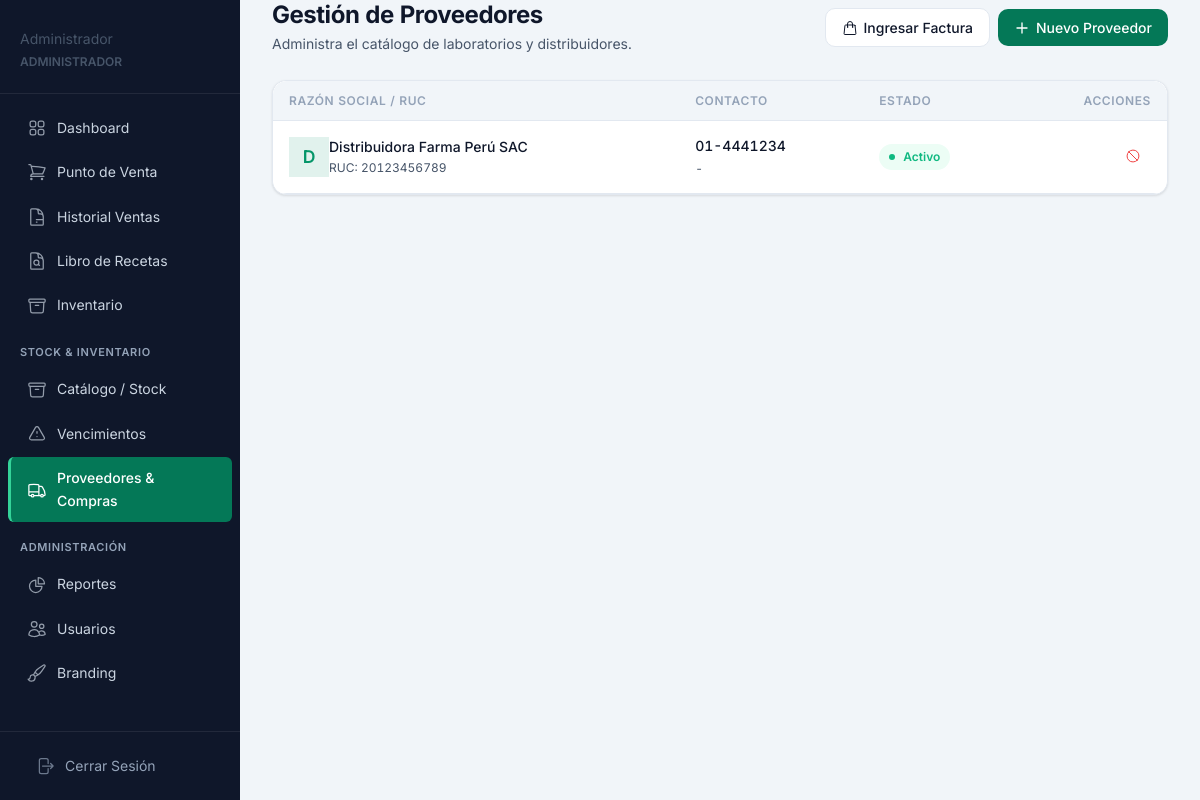
The app's page /modules/proveedores/lista.php (signed in) with its own data.
### tables this page shows
CREATE TABLE IF NOT EXISTS proveedores (
  id INT PRIMARY KEY AUTO_INCREMENT,
  nombre VARCHAR(150) NOT NULL,
  ruc VARCHAR(20),
  telefono VARCHAR(20),
  email VARCHAR(150),
  direccion TEXT,
  activo TINYINT(1) DEFAULT 1,
  creado_en DATETIME DEFAULT CURRENT_TIMESTAMP
);

### modules/proveedores/lista.php (the view, shortened to what this page needs)
<?php
$pdo = conectar();
$proveedores = $pdo->query("SELECT * FROM proveedores ORDER BY nombre ASC")->fetchAll();
include __DIR__ . '/../../views/layout/header.php';
?>
<div class="container" style="max-width: 1200px;">
    <div class="page-header">
        <div>
            <h1>Gestión de Proveedores</h1>
            <p class="page-subtitle">Administra el catálogo de laboratorios y distribuidores.</p>
        </div>
        <div class="page-header-actions">
            <a href="registro_compra.php" class="btn btn-secundario">
                Ingresar Factura
            </a>
            <a href="agregar.php" class="btn btn-primario">
                <svg xmlns="http://www.w3.org/2000/svg" fill="none" viewBox="0 0 24 24" stroke-width="2" stroke="currentColor">
                    <path stroke-linecap="round" stroke-linejoin="round" d="M12 4.5v15m7.5-7.5h-15" />
                </svg>
                Nuevo Proveedor
            </a>
        </div>
    </div>
    <div class="card">
        <div class="tabla-contenedor" style="border: none; border-radius: var(--radio-lg);">
            <table class="tabla">
                <thead>
                    <tr>
                        <th>Razón Social / RUC</th>
                        <th>Contacto</th>
                        <th>Estado</th>
                        <th style="text-align: right;">Acciones</th>
                    </tr>
                </thead>
                <tbody>
                    <?php if (empty($proveedores)): ?>
                        <tr>
                            <td colspan="4">
                                <div class="empty-state">
                                    <svg class="empty-state-icon" xmlns="http://www.w3.org/2000/svg" fill="none" viewBox="0 0 24 24" stroke-width="1.5" stroke="currentColor">
                                        <path stroke-linecap="round" stroke-linejoin="round" d="M8.25 18.75a1.5 1.5 0 01-3 0m3 0a1.5 1.5 0 00-3 0m3 0h6m-9 0H3.375a1.125 1.125 0 01-1.125-1.125V14.25m17.25 4.5a1.5 1.5 0 01-3 0m3 0a1.5 1.5 0 00-3 0m3 0h1.125c.621 0 1.129-.504 1.09-1.124a17.902 17.902 0 00-3.213-9.193 2.056 2.056 0 00-1.58-.86H14.25M16.5 18.75h-2.25m0-11.177v-.958c0-.568-.422-1.048-.987-1.106a48.554 48.554 0 00-10.026 0 1.106 1.106 0 00-.987 1.106v7.635m12-6.677v6.677m0 4.5v-4.5m0 0h-12" />
                                    </svg>
                                    <div class="empty-state-titulo">No hay proveedores</div>
                                    <div class="empty-state-msg">Registra distribuidores para poder ingresar lotes de medicamentos.</div>
                                </div>
                            </td>
                        </tr>
                    <?php else: ?>
                        <?php foreach ($proveedores as $p): ?>
                            <tr>
                                <td>
                                    <div class="flex items-center gap-3">
                                        <div style="width: 40px; height: 40px; border-radius: var(--radio-md); background-color: var(--color-primario-claro); color: var(--color-primario); display: flex; align-items: center; justify-content: center; font-weight: 600; font-size: 1.1rem; flex-shrink: 0;">
                                            <?= strtoupper(substr($p['nombre'], 0, 1)) ?>
                                        </div>
                                        <div>
                                            <div class="font-medium"><?= htmlspecialchars($p['nombre']) ?></div>
                                            <div class="text-xs text-secundario mt-1" style="font-variant-numeric: tabular-nums;">RUC: <?= htmlspecialchars($p['ruc'] ?? 'N/A') ?></div>
                                        </div>
                                    </div>
                                </td>
                                <td>
                                    <div class="text-sm font-medium" style="font-variant-numeric: tabular-nums; margin-bottom: 2px;">
                                        <?= htmlspecialchars($p['telefono'] ?? '-') ?>
                                    </div>
                                    <div class="text-xs text-secundario">
                                        <?= htmlspecialchars($p['email'] ?? '-') ?>
                                    </div>
                                </td>
                                <td>
                                    <?php if ($p['activo']): ?>
                                        <span class="badge badge-exito">
                                            <span style="display:inline-block; width:6px; height:6px; border-radius:50%; background-color:currentColor; margin-right:4px;"></span>
                                            Activo
                                        </span>
                                    <?php endif; ?>
                                </td>
                                <td style="text-align: right;">
                                    <div class="flex" style="justify-content: flex-end; gap: 8px;">
                                        <?php if ($p['activo']): ?>
                                            <form action="" method="POST" style="margin: 0;" onsubmit="return confirm('¿Desactivar proveedor?');">
                                                <button type="submit" class="btn btn-sm btn-ghost" style="color: var(--color-peligro);" title="Desactivar">
                                                    <svg xmlns="http://www.w3.org/2000/svg" fill="none" viewBox="0 0 24 24" stroke-width="1.5" stroke="currentColor">
                                                        <path stroke-linecap="round" stroke-linejoin="round" d="M18.364 18.364A9 9 0 005.636 5.636m12.728 12.728A9 9 0 015.636 5.636m12.728 12.728L5.636 5.636" />
                                                    </svg>
                                                </button>
                                            </form>
                                        <?php endif; ?>
                                    </div>
                                </td>
                            </tr>
                        <?php endforeach; ?>
                    <?php endif; ?>
                </tbody>
            </table>
        </div>
    </div>
</div>
<?php include __DIR__ . '/../../views/layout/footer.php'; ?>

### assets/css/main.css (style rules this page uses)
:root { --verde-900: #064e3b; --verde-800: #065f46; --verde-700: #047857; --verde-600: #059669; --verde-500: #10b981; --verde-400: #34d399; --verde-300: #6ee7b7; --verde-100: #d1fae5; --verde-50: #ecfdf5; --bg-app: #f1f5f9; --bg-sidebar: #0f172a; --bg-card: #ffffff; --bg-input: #f8fafc; --bg-hover: #f1f5f9; --texto-primario: #0f172a; --texto-secundario: #475569; --texto-terciario: #94a3b8; --texto-sidebar: #cbd5e1; --texto-sidebar-act: #ffffff; --texto-inverso: #ffffff; --borde: #e2e8f0; --borde-focus: #10b981; --borde-input: #cbd5e1; --semaforo-rojo-bg: #fef2f2; --semaforo-rojo-texto: #dc2626; --semaforo-rojo-borde: #fca5a5; --semaforo-amarillo-bg: #fffbeb; --semaforo-amarillo-texto: #d97706; --semaforo-amarillo-borde: #fcd34d; --semaforo-verde-bg: #f0fdf4; --semaforo-verde-texto: #16a34a; --semaforo-verde-borde: #86efac; --color-exito: #10b981; --color-exito-bg: #ecfdf5; --color-advertencia: #f59e0b; --color-advertencia-bg: #fffbeb; --color-peligro: #ef4444; --color-peligro-bg: #fef2f2; --color-info: #3b82f6; --color-info-bg: #eff6ff; --kpi-ventas-bg: #ecfdf5; --kpi-ventas-icon: #059669; --kpi-tx-bg: #eff6ff; --kpi-tx-icon: #3b82f6; --kpi-stock-bg: #fef2f2; --kpi-stock-icon: #ef4444; --kpi-vence-bg: #fffbeb; --kpi-vence-icon: #d97706; --fuente: 'Inter', system-ui, -apple-system, sans-serif; --text-xs: 0.75rem; --text-sm: 0.875rem; --text-base: 1rem; --text-lg: 1.125rem; --text-xl: 1.25rem; --text-2xl: 1.5rem; --text-3xl: 1.875rem; --espacio-1: 0.25rem; --espacio-2: 0.5rem; --espacio-3: 0.75rem; --espacio-4: 1rem; --espacio-5: 1.25rem; --espacio-6: 1.5rem; --espacio-8: 2rem; --espacio-10: 2.5rem; --espacio-12: 3rem; --radio-sm: 6px; --radio: 10px; --radio-lg: 14px; --radio-xl: 20px; --radio-full: 9999px; --sombra-xs: 0 1px 2px rgba(0,0,0,0.05); --sombra-sm: 0 1px 3px rgba(0,0,0,0.08), 0 1px 2px rgba(0,0,0,0.04); --sombra: 0 4px 6px rgba(0,0,0,0.05), 0 2px 4px rgba(0,0,0,0.04); --sombra-md: 0 10px 15px rgba(0,0,0,0.07), 0 4px 6px rgba(0,0,0,0.04); --sombra-lg: 0 20px 25px rgba(0,0,0,0.08), 0 10px 10px rgba(0,0,0,0.03); --transicion: all 0.15s ease; --transicion-lenta: all 0.25s ease; --sidebar-ancho: 240px; --sidebar-ancho-col: 64px; --topbar-alto: 60px; --contenido-padding: 24px; --z-base: 1; --z-dropdown: 10; --z-sticky: 20; --z-sidebar: 30; --z-overlay: 40; --z-modal: 50; --color-primario: #047857; --color-primario-claro: #ecfdf5; --color-primario-hover: #065f46; --color-acento: #10b981; --color-fondo: #f1f5f9; --color-superficie: #ffffff; --color-borde: #e2e8f0; --color-texto: #0f172a; --color-texto-secundario: #475569; --radio: 10px; --sombra: 0 1px 3px rgba(0,0,0,0.08), 0 1px 2px rgba(0,0,0,0.04); --sombra-md: 0 10px 15px rgba(0,0,0,0.07), 0 4px 6px rgba(0,0,0,0.04); }
*, *::before, *::after { box-sizing: border-box; margin: 0; padding: 0; }
html { scroll-behavior: smooth; -webkit-text-size-adjust: 100%; }
body { font-family: var(--fuente); background-color: var(--bg-app); color: var(--texto-primario); line-height: 1.6; font-size: var(--text-base); -webkit-font-smoothing: antialiased; -moz-osx-font-smoothing: grayscale; font-variant-numeric: tabular-nums; }
h1, h2, h3, h4, h5, h6 { font-weight: 600; line-height: 1.25; color: var(--texto-primario); letter-spacing: -0.01em; }
h1 { font-size: var(--text-2xl); font-weight: 700; }
p { max-width: 65ch; line-height: 1.7; }
a { text-decoration: none; color: inherit; }
button, input, select, textarea { font-family: inherit; font-size: inherit; }
.text-xs { font-size: var(--text-xs); }
.text-sm { font-size: var(--text-sm); }
.font-medium { font-weight: 500; }
.text-secundario { color: var(--texto-secundario); }
.container { max-width: 1200px; margin: 0 auto; width: 100%; }
.flex { display: flex; }
.items-center { align-items: center; }

### assets/css/layout.css (style rules this page uses)
.page-header { display: flex; justify-content: space-between; align-items: center; margin-bottom: var(--espacio-6); gap: var(--espacio-4); flex-wrap: wrap; }
.page-header h1 { font-size: var(--text-2xl); font-weight: 700; letter-spacing: -0.02em; margin: 0; }
.page-subtitle { font-size: var(--text-sm); color: var(--texto-secundario); margin-top: 2px; }
.page-header-actions { display: flex; gap: var(--espacio-2); align-items: center; }

### records on screen
proveedores: nombre "D", nombre "Distribuidora Farma Perú SAC", ruc "20123456789", telefono "01-4441234", email "-", activo 1 (drawn)

### other values on screen
$_SESSION['nombre'] "Administrador"
$nombre_rol "ADMINISTRADOR"
